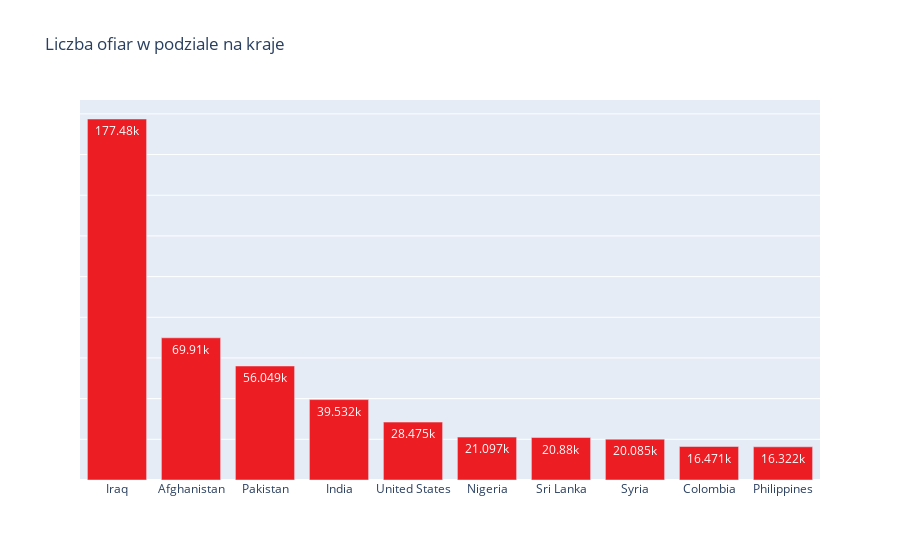

Notebook cell for this chart:
### Code cell
fig = px.bar(casualties_per_country[0:10], x="country_txt", y="ncasualties",
             title="Liczba ofiar w podziale na kraje", labels={"country_txt": "", "ncasualties": ""},
             text_auto=True, color_discrete_sequence=['rgb(237, 29, 36)'])
fig.update_layout(yaxis={"tickformat": "digit", "showticklabels": False})

fig.show()

### Figure 1 — Plotly figure (JSON) as saved in the notebook; plotly's stock layout.template omitted (floating-point values rounded to 4 significant figures)
{"data": [{"alignmentgroup": "True", "hovertemplate": "=%{y}<extra></extra>", "legendgroup": "", "marker": {"color": "rgb(237, 29, 36)", "pattern": {"shape": ""}}, "name": "", "offsetgroup": "", "orientation": "v", "showlegend": false, "textposition": "auto", "texttemplate": "%{y}", "x": ["Iraq", "Afghanistan", "Pakistan", "India", "United States", "Nigeria", "Sri Lanka", "Syria", "Colombia", "Philippines"], "xaxis": "x", "y": [177500.0, 69910.0, 56050.0, 39530.0, 28480.0, 21100.0, 20880.0, 20080.0, 16470.0, 16320.0], "yaxis": "y", "type": "bar"}], "layout": {"xaxis": {"anchor": "y", "domain": [0.0, 1.0], "title": {"text": ""}}, "yaxis": {"anchor": "x", "domain": [0.0, 1.0], "title": {"text": ""}, "tickformat": "digit", "showticklabels": false}, "legend": {"tracegroupgap": 0}, "title": {"text": "Liczba ofiar w podziale na kraje"}, "barmode": "relative"}}
